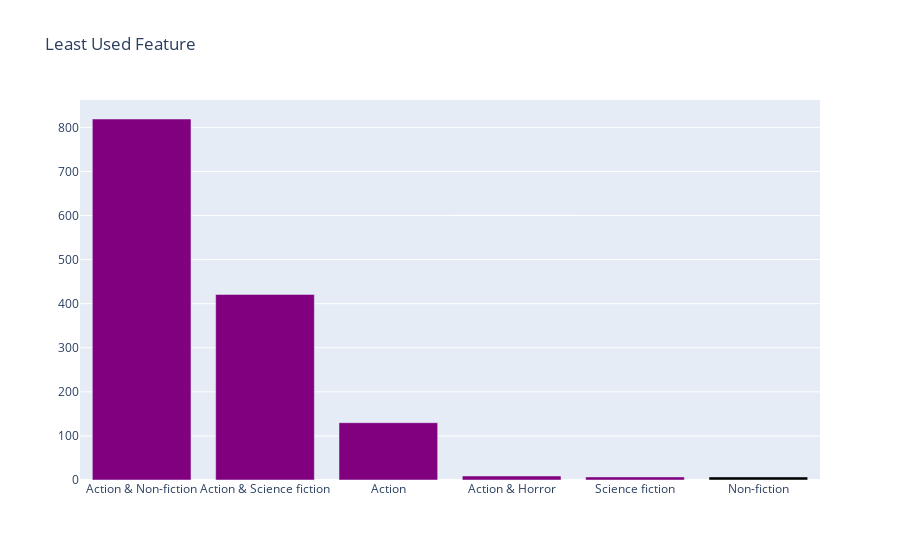

Notebook source saved alongside this figure:
### Code cell
colors = ['purple',] * 5


fig = go.Figure(data=[go.Bar(
    x=['Action & Non-fiction','Action & Science fiction','Action', 'Action & Horror','Science fiction','Non-fiction'],
    y=[819,  421,  130,  9,   7,   7],
    marker_color=colors # marker color can be a single color value or an iterable
)])
fig.update_layout(title_text='Least Used Feature')

### Figure 1 — Plotly figure (JSON) as saved in the notebook; plotly's stock layout.template omitted (floating-point values rounded to 4 significant figures)
{"data": [{"marker": {"color": ["purple", "purple", "purple", "purple", "purple"]}, "type": "bar", "x": ["Action & Non-fiction", "Action & Science fiction", "Action", "Action & Horror", "Science fiction", "Non-fiction"], "y": [819, 421, 130, 9, 7, 7]}], "layout": {"title": {"text": "Least Used Feature"}}}
